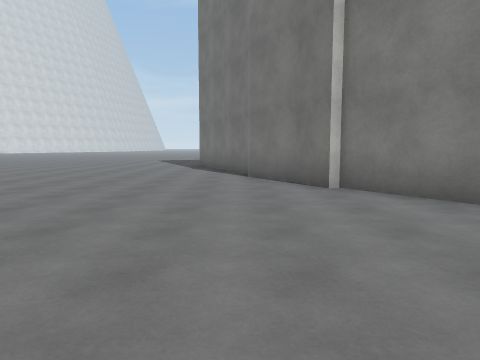
view 1 (above)

17 first-person views from a walk through a scene from a Unity 3-D project. The camera is 1.4 m above the floor, tilts 6° down and sees 70° across. The floor is counted in squares, 2 m on a side. Each view is taken from the middle of a square. On the plan, view 1 faces up. The plan holds only what a view shows up to about 11 squares ahead; the rest is blank. The place goes on beyond the plan. The player character is not drawn. Surface patterns are stand-ins for the level's own textures.

view 2
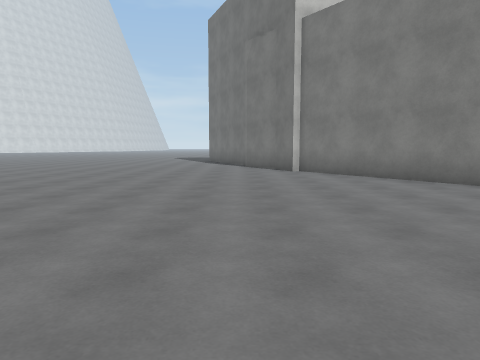

view 3
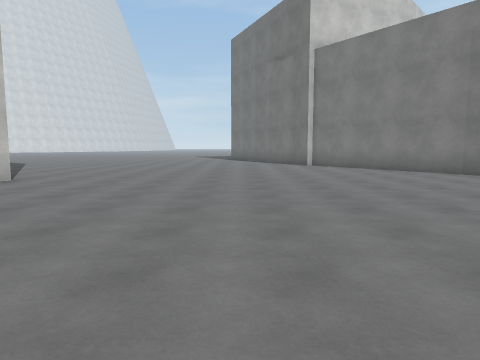

view 4
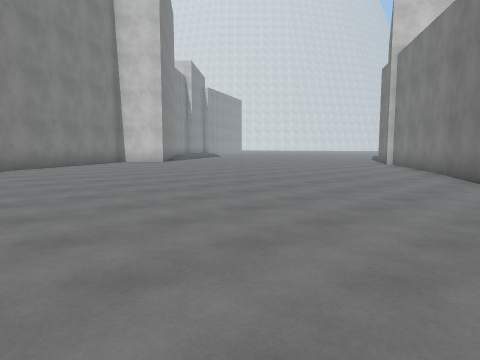

view 5
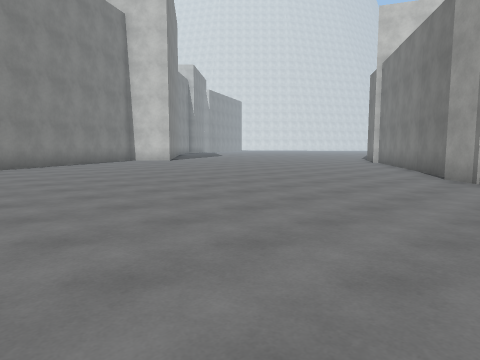

view 6
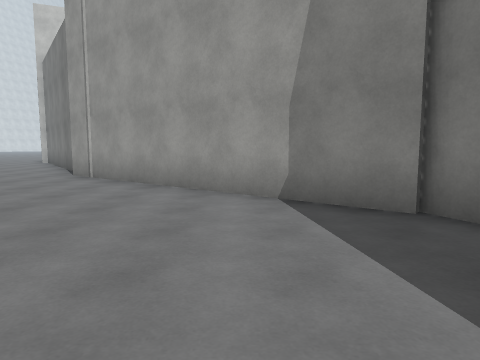

view 7
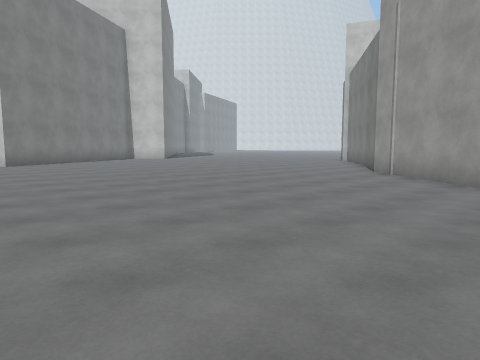

view 8
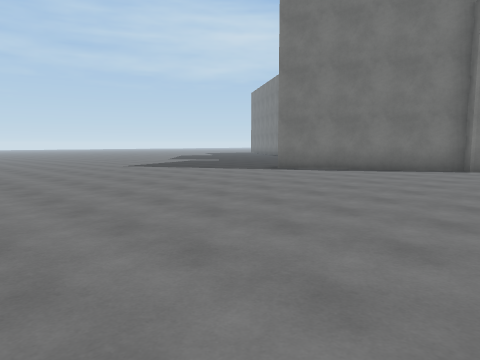

view 9
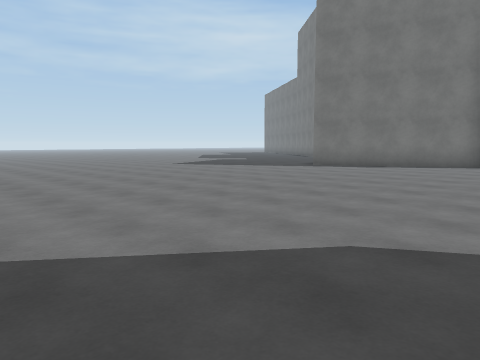

view 10
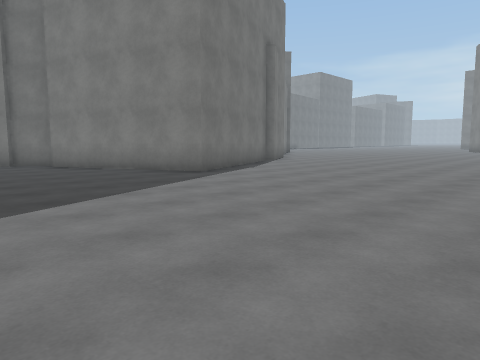

view 11
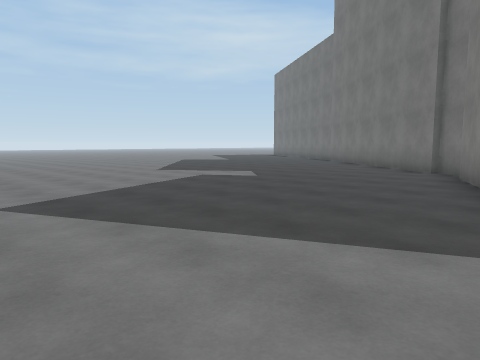

view 12
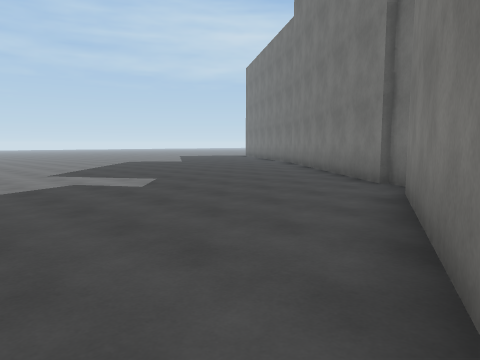

view 13
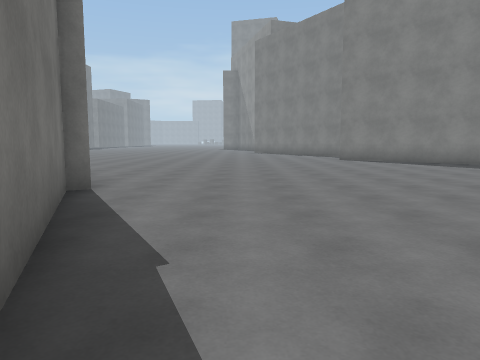

view 14
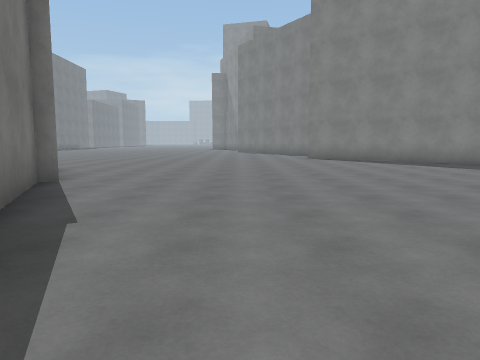

view 15
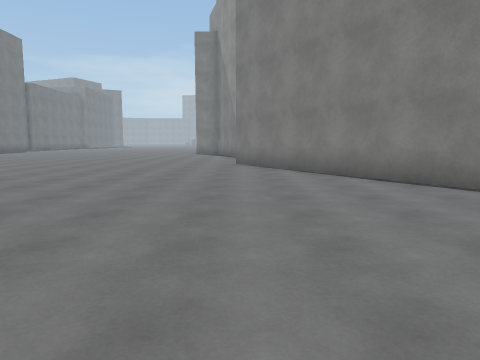

view 16
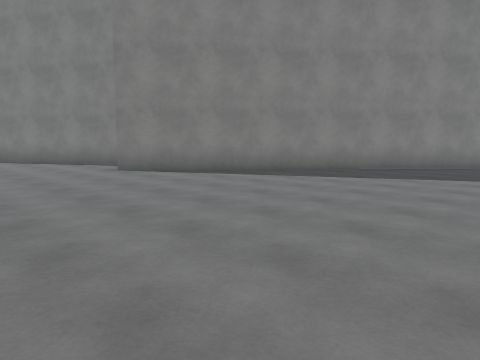

view 17
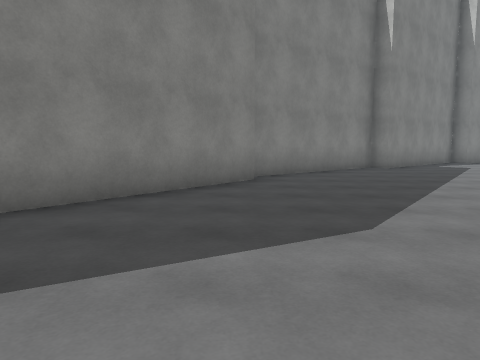

### Floor plan
Key: @ floor where view 1 was taken; # wall or solid block; . main floor; : floor 0.25 m higher than the main floor; - floor 0.25 m lower than the main floor.
Columns run from 18 left of view 1 to 13 right of it. Each row starts with its distance up from view 1.
 18         -----------------#
 17         ----------------##
 16         ---------------##
 15         --------------##
 14        ------------####
 13 --     ----------###
 12 ----   ----------##
 11 #----  -----------#
 10 #-----------------#
  9 ##----------------##
  8  ##----------------#
  7   ##...............##
  6    ##...............##
  5     ###..............#
  4       ##.............##
  3        ##.............##
  2         ###............#
  1           ##...........##
  0            ##.....@.....##
 -1             .............##
 -2            #..............##
 -3            ##..............##
 -4             ##..............##
 -5              #...............###
 -6              ##................#
 -7               ##...............
 -8                :::::::::::::::
 -9                     :::::::::
-10                          ::::

Where each view was taken, in squares from view 1:
view 1: 0 up, 0 right, facing up
view 2: 4 down, 0 right, facing up
view 3: 7 down, 1 left, facing up
view 4: 8 down, 7 right, facing up-left
view 5: 9 down, 8 right, facing up-left
view 6: 9 down, 10 right, facing up
view 7: 10 down, 10 right, facing up-left
view 8: 6 up, 10 left, facing up-right
view 9: 6 up, 12 left, facing up-right
view 10: 18 up, 8 left, facing down-right
view 11: 13 up, 5 left, facing up-right
view 12: 13 up, 2 left, facing up-right
view 13: 13 up, 2 left, facing down
view 14: 14 up, 3 left, facing down
view 15: 3 up, 3 left, facing down
view 16: 8 up, 2 left, facing down-left
view 17: 6 up, 7 left, facing left
